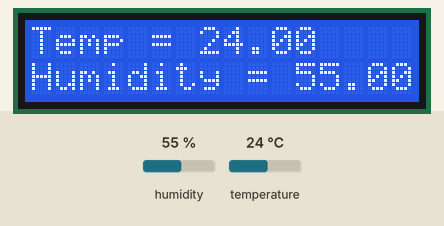
Recording of a sketch running on a simulated Arduino Uno, built with avr-gcc and run on an emulated ATmega328P. On the bench: 16×2 character LCD. The inputs (shaded band) are chosen by the test bench; at power-on: humidity 55 %, temperature 24 °C.

Above: at 2.7 s.
2.8 s: humidity set to 22 %
At 4.9 s:
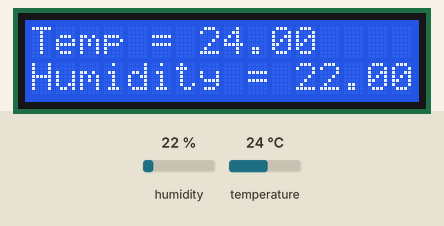
5.8 s: temperature set to 12 °C
At 7.2 s:
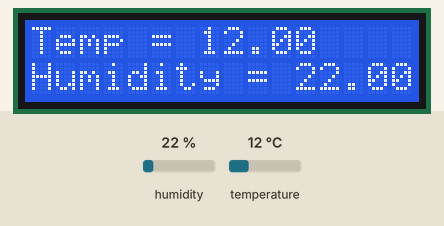
8.8 s: humidity set to 40 %
At 11.5 s:
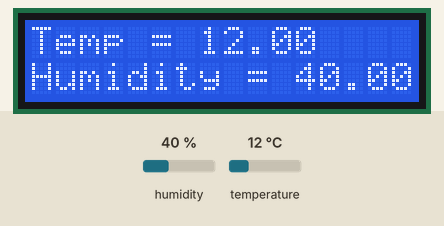
11.8 s: temperature set to 19 °C
At 12.8 s:
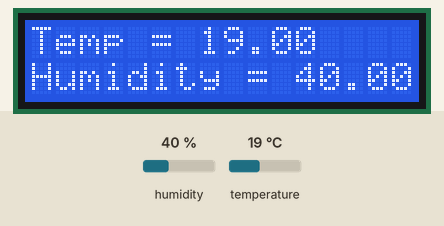
Timing chart, 0 to 14.8 s (numbered marks = the images above; inputs shaded):
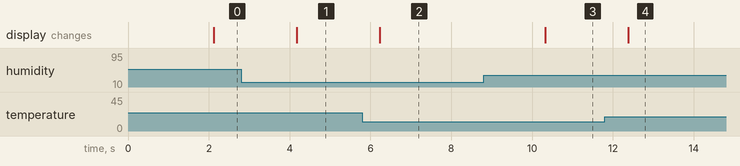

Measured:
- after the input at 2.8 s, the display: changes after 1.4 s (image 1)
- after the input at 5.8 s, the display: changes after 0.42 s (image 2)
- after the input at 8.8 s, the display: changes after 1.5 s (image 3)
- after the input at 11.8 s, the display: changes after 0.58 s (image 4)

The sketch:

TemperHumidityLCD.ino
```cpp
#include <Wire.h>
#include "DHT.h"
#include <LiquidCrystal_I2C.h>

#define DHTPIN 2
#define DHTTYPE DHT11

DHT dht(DHTPIN, DHTTYPE);
LiquidCrystal_I2C lcd(0x27,16,2);  // 0x27 это адрес дисплея, адрес можно узнать через i2c scanner

void setup()
{
  lcd.init();
  lcd.backlight();

  Serial.begin(9600);
  dht.begin();
}

void loop()
{
  delay(2000);
  lcd.clear();
  float h = dht.readHumidity();
  float t = dht.readTemperature(); //по Цельсию

  lcd.print("Temp = ");
  lcd.print(t);
  lcd.setCursor(0,1);
  lcd.print("Humidity = ");
  lcd.print(h);
}
```
